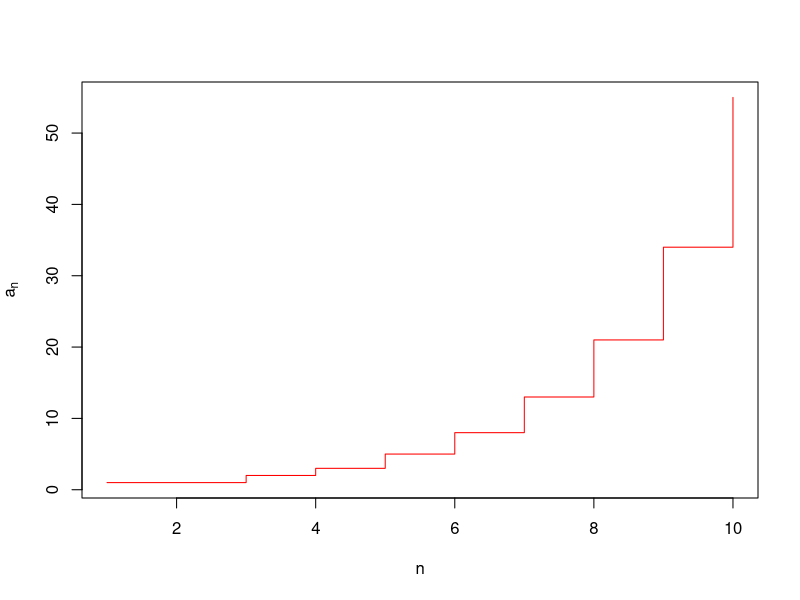
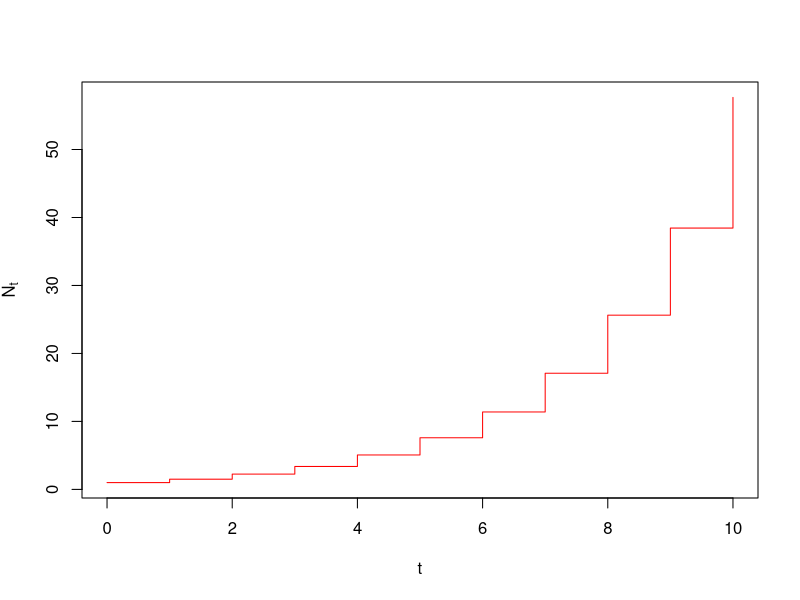
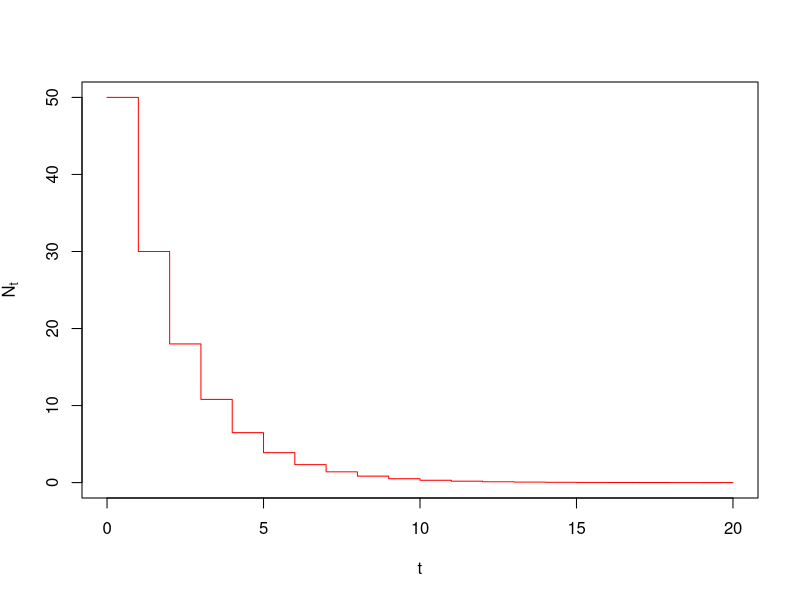
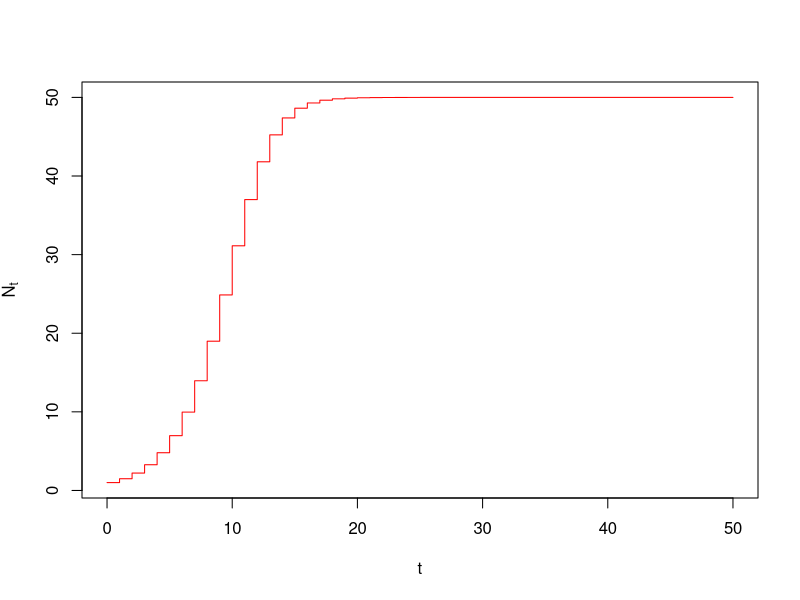

Reproduce these figures in R, in order.
## ---- chunk 1
n <- 1:10
a <- numeric(10)
a[1] <- n[1]; a[2]<- a[1]
for(i in 3:10){a[i] <- a[i-1] + a[i-2]}
tabla <- data.frame(n = n, a = a)
knitr::kable(tabla, caption = "Secuencia de Fibonacci para los diez primeros números naturales.", label = "fibo-tabla")
## ---- chunk 2
plot(n, a, type = "s", col = "red", ylab = expression(a[n]))
## ---- chunk 3
t <- 0:10
N <- numeric(length(t))
N[1] <- 1
for(i in 2:length(t))N[i] <- N[i-1] * 1.5

plot(t, N, type = "s", col = "red", ylab = expression(N[t]))
## ---- chunk 4
t <- 0:20
N <- numeric(length(t))
N[1] <- 50
for(i in 2:length(t))N[i] <- N[i-1] * 0.6

plot(t, N, type = "s", col = "red", ylab = expression(N[t]))
## ---- chunk 5
t <- 0:50
N <- numeric(length(t))
N[1] <- 1
for(i in 2:length(t))N[i] <- N[i-1] + 0.5* N[i-1] * (1 - N[i-1]/50)

plot(t, N, type = "s", col = "red", ylab = expression(N[t]))
